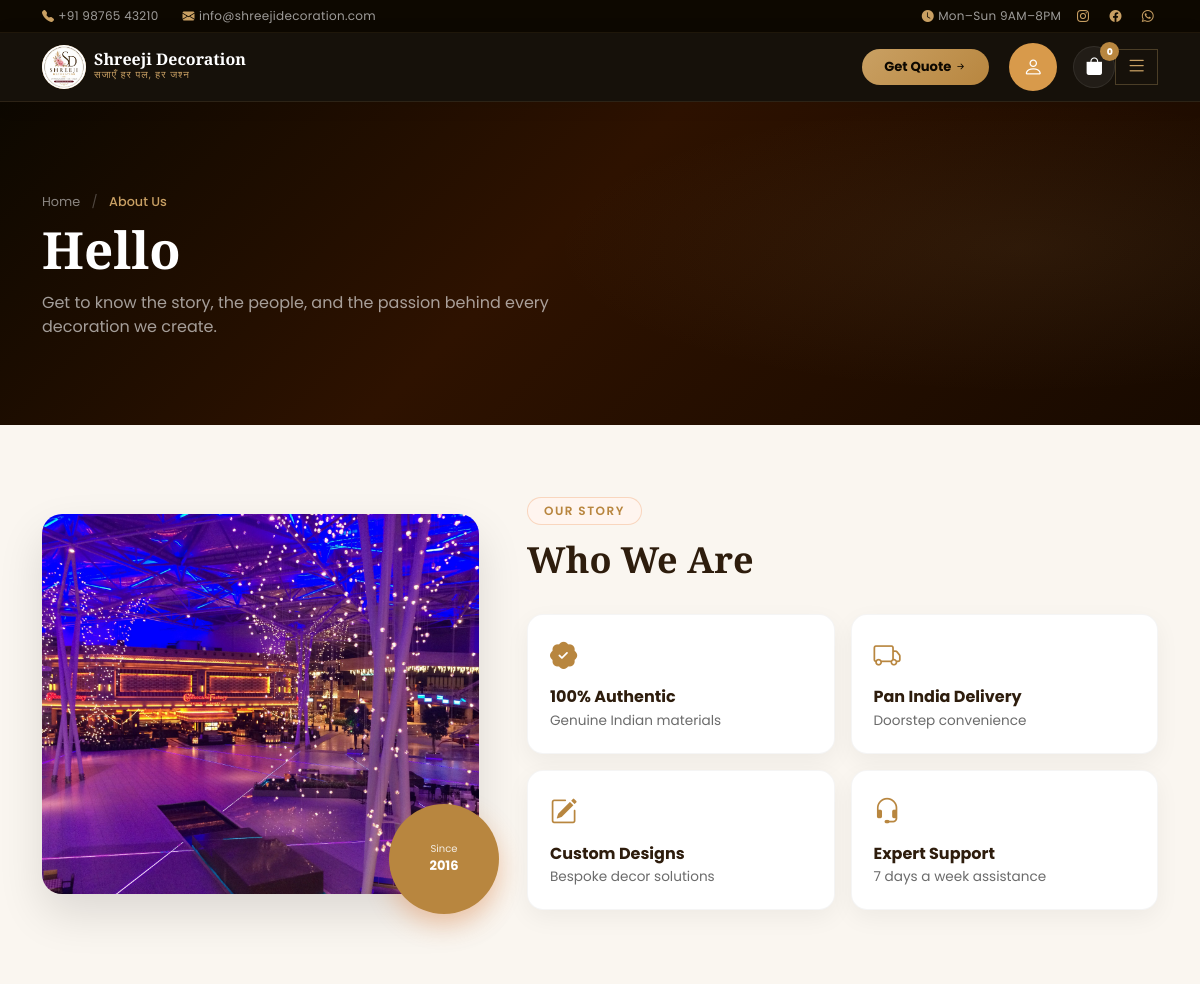
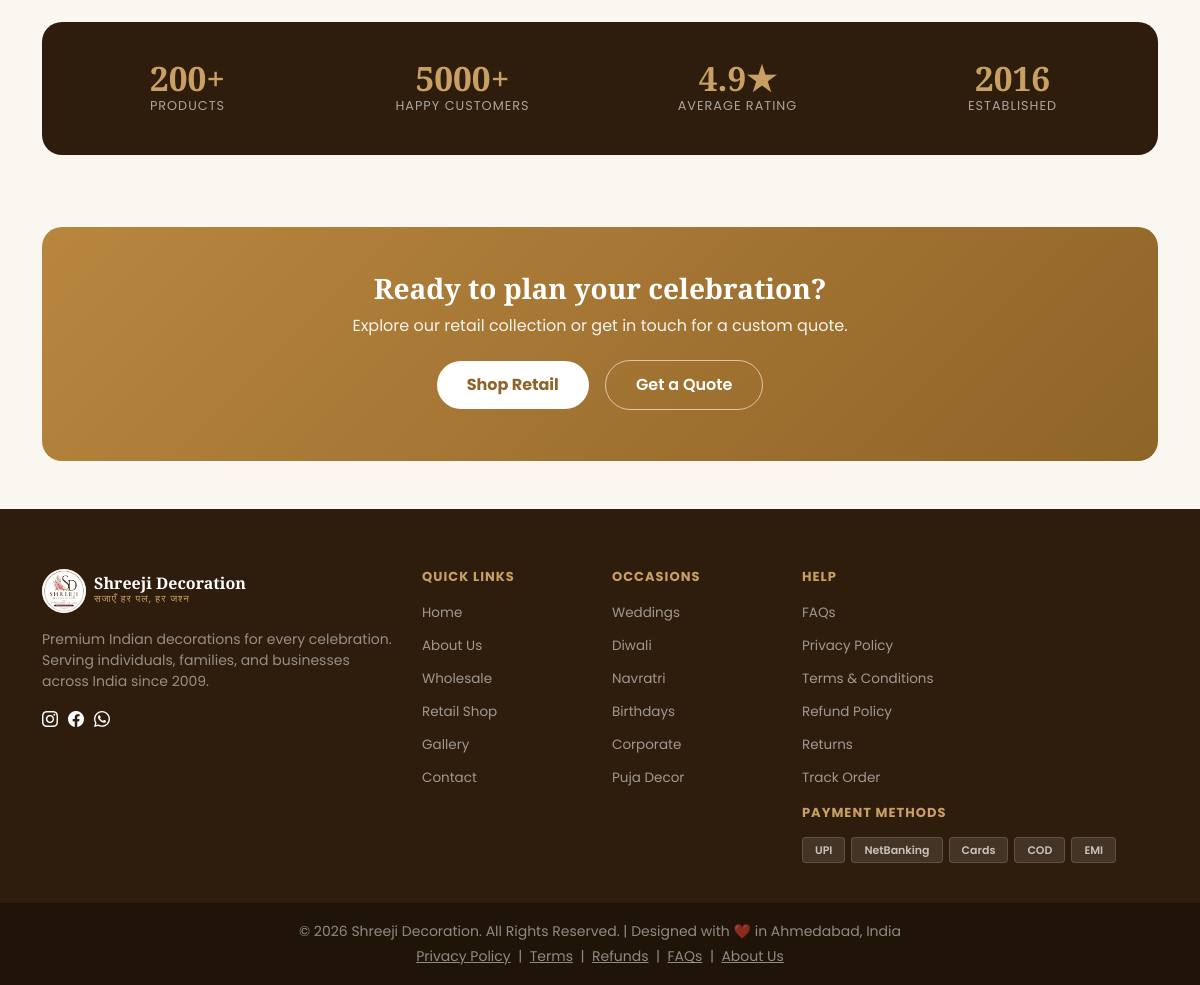
Page /about.php on the committed database (2 pictures, top to bottom).
### tables this page shows
CREATE TABLE `settings` (
  `id` int(11) NOT NULL,
  `website_name` varchar(255) DEFAULT NULL,
  `phone` varchar(20) DEFAULT NULL,
  `email` varchar(255) DEFAULT NULL,
  `address` text DEFAULT NULL,
  `instagram` varchar(255) DEFAULT NULL,
  `facebook` varchar(255) DEFAULT NULL,
  `whatsapp` varchar(20) DEFAULT NULL,
  `gst_percent` int(11) DEFAULT NULL,
  `delivery_charge` int(11) DEFAULT NULL,
  `logo` varchar(255) DEFAULT NULL,
  `hero_title` text DEFAULT NULL,
  `hero_subtitle` text DEFAULT NULL,
  `about_text` text DEFAULT NULL,
  `footer_text` text DEFAULT NULL,
  `map_link` text DEFAULT NULL,
  `shop_timing` varchar(255) DEFAULT NULL,
  `copyright_text` text DEFAULT NULL,
  `youtube` varchar(255) DEFAULT NULL,
  `twitter` varchar(255) DEFAULT NULL,
  `linkedin` varchar(255) DEFAULT NULL,
  `meta_description` text DEFAULT NULL,
  `meta_keywords` text DEFAULT NULL,
  `favicon` varchar(255) DEFAULT NULL,
  `hero_btn_text` varchar(255) DEFAULT NULL,
  `hero_btn_link` varchar(255) DEFAULT NULL,
  `hero_btn2_text` varchar(255) DEFAULT NULL,
  `about_image` varchar(255) DEFAULT NULL,
  `footer_logo` varchar(255) DEFAULT NULL,
  `shop_latitude` varchar(50) DEFAULT NULL,
  `shop_longitude` varchar(50) DEFAULT NULL,
  `free_delivery_km` int(11) DEFAULT 3,
  `free_delivery_charge` decimal(10,2) DEFAULT 0.00,
  `medium_delivery_km` int(11) DEFAULT 10,
  `medium_delivery_charge` decimal(10,2) DEFAULT 50.00,
  `long_delivery_charge` decimal(10,2) DEFAULT 120.00,
  `free_delivery_order_amount` decimal(10,2) NOT NULL DEFAULT 0.00,
  `total_products` varchar(50) DEFAULT '200+',
  `happy_customers` varchar(50) DEFAULT '5000+',
  `avg_rating` varchar(50) DEFAULT '4.9★',
  `free_delivery_amount` int(11) DEFAULT 999,
  `return_policy_days` int(11) DEFAULT 7,
  `smtp_host` varchar(255) DEFAULT NULL,
  `smtp_port` varchar(50) DEFAULT NULL,
  `smtp_email` varchar(255) DEFAULT NULL,
  `smtp_password` varchar(255) DEFAULT NULL,
  `wholesale_catalogue` varchar(255) DEFAULT NULL,
  `footer_tagline` varchar(255) DEFAULT NULL,
  `footer_newsletter_heading` varchar(100) DEFAULT NULL,
  `footer_newsletter_text` varchar(255) DEFAULT NULL,
  `footer_payment_methods` varchar(255) DEFAULT NULL,
  `wholesale_hero_title` varchar(255) DEFAULT NULL,
  `wholesale_hero_subtitle` text DEFAULT NULL,
  `wholesale_stat1_num` varchar(30) DEFAULT NULL,
  `wholesale_stat1_label` varchar(60) DEFAULT NULL,
  `wholesale_stat2_num` varchar(30) DEFAULT NULL,
  `wholesale_stat2_label` varchar(60) DEFAULT NULL,
  `wholesale_stat3_num` varchar(30) DEFAULT NULL,
  `wholesale_stat3_label` varchar(60) DEFAULT NULL,
  `wholesale_stat4_num` varchar(30) DEFAULT NULL,
  `wholesale_stat4_label` varchar(60) DEFAULT NULL,
  `wholesale_group_link` varchar(255) DEFAULT NULL,
  `wholesale_group_heading` varchar(100) DEFAULT NULL,
  `wholesale_group_text` varchar(255) DEFAULT NULL,
  `wholesale_catalogue_heading` varchar(100) DEFAULT NULL,
  `wholesale_catalogue_text` varchar(255) DEFAULT NULL,
  `wholesale_phone` varchar(20) DEFAULT NULL,
  `wholesale_email` varchar(255) DEFAULT NULL,
  `retail_hero_badge` varchar(100) DEFAULT NULL,
  `retail_hero_title` varchar(255) DEFAULT NULL,
  `retail_hero_subtitle` text DEFAULT NULL,
  `retail_kpi4_num` varchar(30) DEFAULT NULL,
  `retail_kpi4_label` varchar(60) DEFAULT NULL,
  `retail_banner_chip` varchar(100) DEFAULT NULL,
  `retail_banner_heading` varchar(255) DEFAULT NULL,
  `retail_banner_text` text DEFAULT NULL,
  `retail_switch_heading` varchar(255) DEFAULT NULL,
  `retail_switch_text` text DEFAULT NULL,
  `razorpay_enabled` tinyint(1) NOT NULL DEFAULT 0,
  `razorpay_mode` varchar(10) NOT NULL DEFAULT 'test',
  `razorpay_key_id` varchar(100) DEFAULT NULL,
  `razorpay_key_secret` varchar(100) DEFAULT NULL,
  `razorpay_webhook_secret` varchar(100) DEFAULT NULL
);

CREATE TABLE `site_content` (
  `id` int(11) NOT NULL,
  `page_name` varchar(100) DEFAULT NULL,
  `title` varchar(255) DEFAULT NULL,
  `subtitle` text DEFAULT NULL,
  `content` longtext DEFAULT NULL,
  `image` varchar(255) DEFAULT NULL,
  `image2` varchar(255) DEFAULT NULL,
  `since_year` varchar(20) DEFAULT NULL
);

CREATE TABLE `about_features` (
  `id` int(11) NOT NULL,
  `icon` varchar(100) DEFAULT NULL,
  `title` varchar(255) DEFAULT NULL,
  `description` text DEFAULT NULL
);

### about.php (the view, shortened to what the rows shown need)
<?php
require_once 'config/db.php';
$aboutQuery = mysqli_query($conn, "
    SELECT *
    FROM site_content
    WHERE page_name='about'
    LIMIT 1
");
$about = mysqli_fetch_assoc($aboutQuery);
$featuresQuery = mysqli_query($conn, "SELECT * FROM about_features ORDER BY id ASC");
$settingsQuery = mysqli_query($conn, "SELECT * FROM settings LIMIT 1");
$settings = mysqli_fetch_assoc($settingsQuery);
?>
<!DOCTYPE html>
<html lang="en">
<head>
    <link rel="stylesheet" href="https://cdn.jsdelivr.net/npm/bootstrap@5.3.3/dist/css/bootstrap.min.css" />
    <link rel="stylesheet" href="https://cdn.jsdelivr.net/npm/bootstrap-icons@1.11.3/font/bootstrap-icons.min.css" />
    <link rel="stylesheet" href="style.css" />
    <link rel="stylesheet" href="css/customer-login.css">
</head>
<body>
    <?php include 'includes/header.php'; ?>
    <section class="about-hero">
        <div class="container">
            <nav class="breadcrumb-txt mb-2" style="font-size:.8rem;">
                <a href="index.php">Home</a>
                <span class="sep">/</span>
                <strong>About Us</strong>
            </nav>
            <h1><?= nl2br(htmlspecialchars($about['title'] ?? 'About Us', ENT_QUOTES, 'UTF-8')); ?>
            </h1>
            <p style="color:rgba(255,255,255,.6);max-width:560px;">
                Get to know the story, the people, and the passion behind every decoration we create.
            </p>
        </div>
    </section>
    <section class="py-5">
        <div class="container py-4">
            <div class="row align-items-center g-5">
                <div class="col-lg-5">
                    <div class="about-img-wrap">
                        <?php if (!empty($about['image'])) { ?>
                            <div class="about-img-main" style="background-image:url('uploads/site-content/<?= htmlspecialchars($about['image'], ENT_QUOTES, 'UTF-8'); ?>');"></div>
                        <?php } else { ?>
                            <div class="about-img-main d-flex align-items-center justify-content-center">
                                <i class="bi bi-flower1" style="font-size:4rem;color:#C9A063;"></i>
                            </div>
                        <?php } ?>
                        <div class="about-badge-year">
                            <small>Since</small>
                            <?= htmlspecialchars($about['since_year'] ?? '2009', ENT_QUOTES, 'UTF-8'); ?>
                        </div>
                    </div>
                </div>
                <div class="col-lg-7">
                    <h2 class="section-title mb-3">Who We Are</h2>
                    <div class="row g-3 mt-2">
                        <?php
                        if ($featuresQuery && mysqli_num_rows($featuresQuery) > 0) {
                            while ($feat = mysqli_fetch_assoc($featuresQuery)) {
                        ?>
                                <div class="col-md-6">
                                    <div class="feature-tile">
                                        <i class="bi <?= htmlspecialchars($feat['icon'] ?: 'bi-star-fill', ENT_QUOTES, 'UTF-8'); ?>"></i>
                                        <h6><?= htmlspecialchars($feat['title'], ENT_QUOTES, 'UTF-8'); ?></h6>
                                        <p><?= htmlspecialchars($feat['description'], ENT_QUOTES, 'UTF-8'); ?></p>
                                    </div>
                                </div>
                        <?php
                            }
                        }
                        ?>
                    </div>
                </div>
            </div>
        </div>
    </section>
    <section class="py-4">
        <div class="container">
            <div class="stats-strip">
                <div class="row text-center g-4">
                    <div class="col-6 col-md-3">
                        <div class="stat-num"><?= htmlspecialchars($settings['total_products'] ?? '200+', ENT_QUOTES, 'UTF-8'); ?></div>
                        <div class="stat-label">Products</div>
                    </div>
                    <div class="col-6 col-md-3">
                        <div class="stat-num"><?= htmlspecialchars($settings['happy_customers'] ?? '5000+', ENT_QUOTES, 'UTF-8'); ?></div>
                        <div class="stat-label">Happy Customers</div>
                    </div>
                    <div class="col-6 col-md-3">
                        <div class="stat-num"><?= htmlspecialchars($settings['avg_rating'] ?? '4.9★', ENT_QUOTES, 'UTF-8'); ?></div>
                        <div class="stat-label">Average Rating</div>
                    </div>
                    <div class="col-6 col-md-3">
                        <div class="stat-num"><?= htmlspecialchars($about['since_year'] ?? '2009', ENT_QUOTES, 'UTF-8'); ?></div>
                        <div class="stat-label">Established</div>
                    </div>
                </div>
            </div>
        </div>
    </section>
    <?php include 'includes/footer.php'; ?>
</body>
</html>

### includes/header.php (shortened to what the rows shown need)
<nav class="main-nav" id="mainNav">
    <div class="container d-flex align-items-center justify-content-between">
        <a href="index.php"
            class="d-flex align-items-center gap-2"
            style="text-decoration:none">
            <div class="brand-icon" style="width:44px;height:44px;border-radius:50%;overflow:hidden;flex-shrink:0;">
                <img src="uploads/site-content/<?= !empty($settings['logo']) ? htmlspecialchars($settings['logo']) : 'logo.jpg' ?>" alt="Shreeji Decoration" style="width:100%;height:100%;object-fit:cover;display:block;">
            </div>
        </a>
    </div>
</nav>

### includes/footer.php (shortened to what the rows shown need)
<footer class="main-footer">
  <div class="footer-top">
    <div class="container">
      <div class="row g-4">
        <div class="col-lg-4">
          <div class="footer-brand d-flex align-items-center gap-2 mb-3">
            <div class="brand-icon" style="width:44px;height:44px;border-radius:50%;overflow:hidden;flex-shrink:0;"><img src="uploads/site-content/<?= !empty($settings['logo']) ? htmlspecialchars($settings['logo']) : 'logo.jpg' ?>" alt="Shreeji Decoration" style="width:100%;height:100%;object-fit:cover;display:block;"></div>
            <div>
              <div class="brand-name">
                <?= htmlspecialchars($settings['website_name'] ?? 'Shreeji Decoration'); ?>
              </div>
              <div class="brand-tagline" style="color:#C9A063">सजाएँ हर पल, हर जश्न</div>
            </div>
          </div>
        </div>
      </div>
    </div>
  </div>
  <div class="footer-bottom text-center">
    <div class="container">
      <p class="mb-0 small text-white-50">© <?= date('Y'); ?> <?= htmlspecialchars($settings['website_name'] ?? 'Shreeji Decoration'); ?>.
        All Rights Reserved. | Designed with ❤️ in Ahmedabad, India</p>
      <p class="mb-0 small text-white-50 mt-1">
        <a href="privacy-policy.php" class="text-white-50">Privacy Policy</a> &nbsp;|&nbsp;
        <a href="terms.php" class="text-white-50">Terms</a> &nbsp;|&nbsp;
        <a href="refund-policy.php" class="text-white-50">Refunds</a> &nbsp;|&nbsp;
        <a href="faq.php" class="text-white-50">FAQs</a> &nbsp;|&nbsp;
        <a href="about.php" class="text-white-50">About Us</a>
      </p>
    </div>
  </div>
</footer>

### rows in the picture
settings: logo (picture), total_products "200+", happy_customers "5000+", avg_rating "4.9★", website_name "Shreeji Decoration"
site_content: title "Hello", image (picture), since_year "2016"
about_features: title "100% Authentic", description "Genuine Indian materials"
about_features: title "Pan India Delivery", description "Doorstep convenience"
about_features: title "Custom Designs", description "Bespoke decor solutions"
about_features: title "Expert Support", description "7 days a week assistance"
